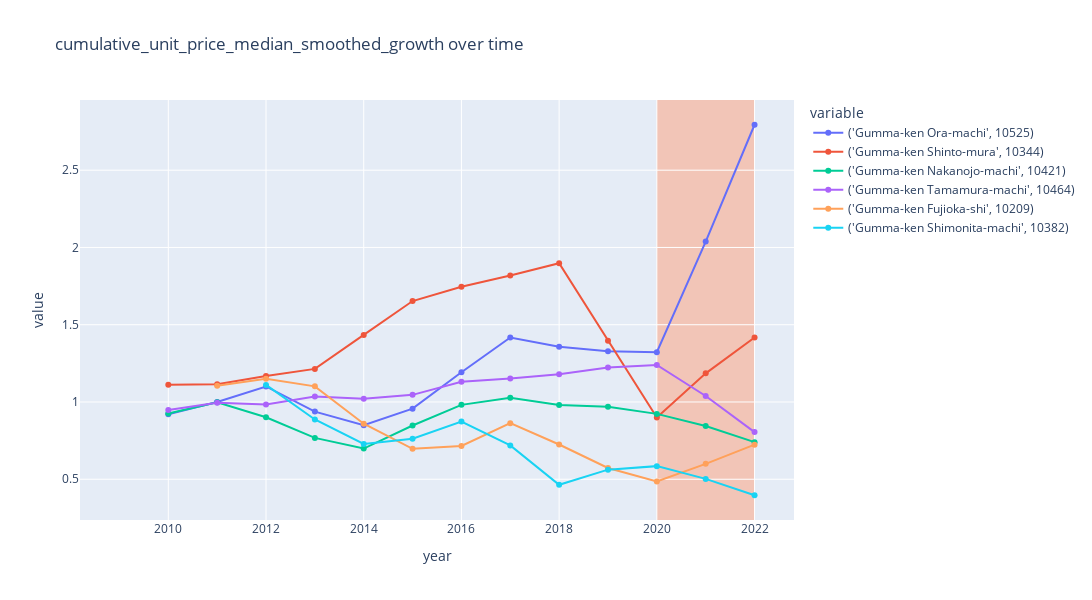
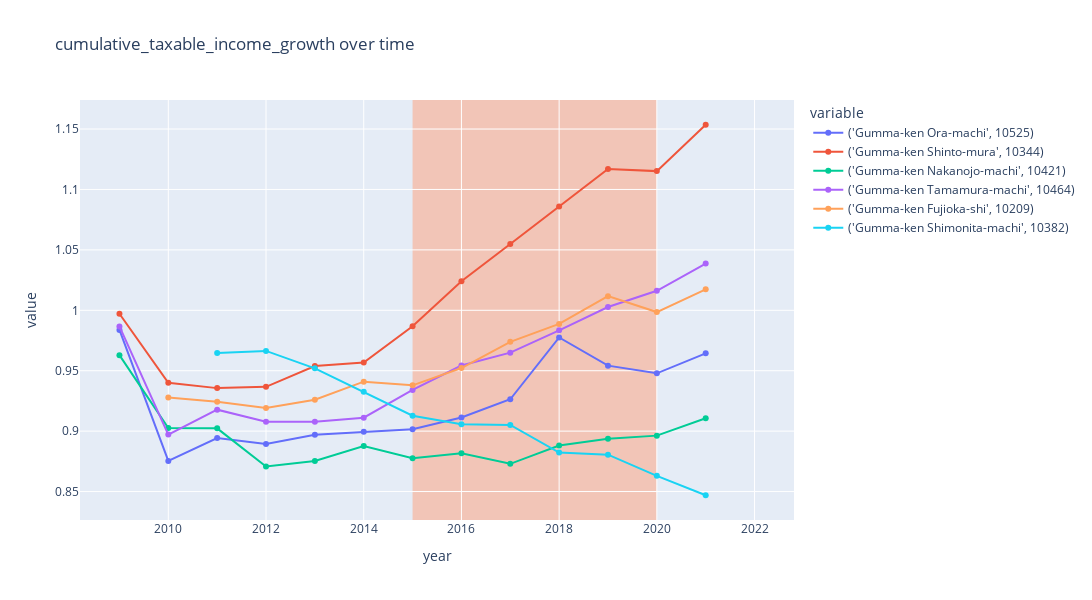
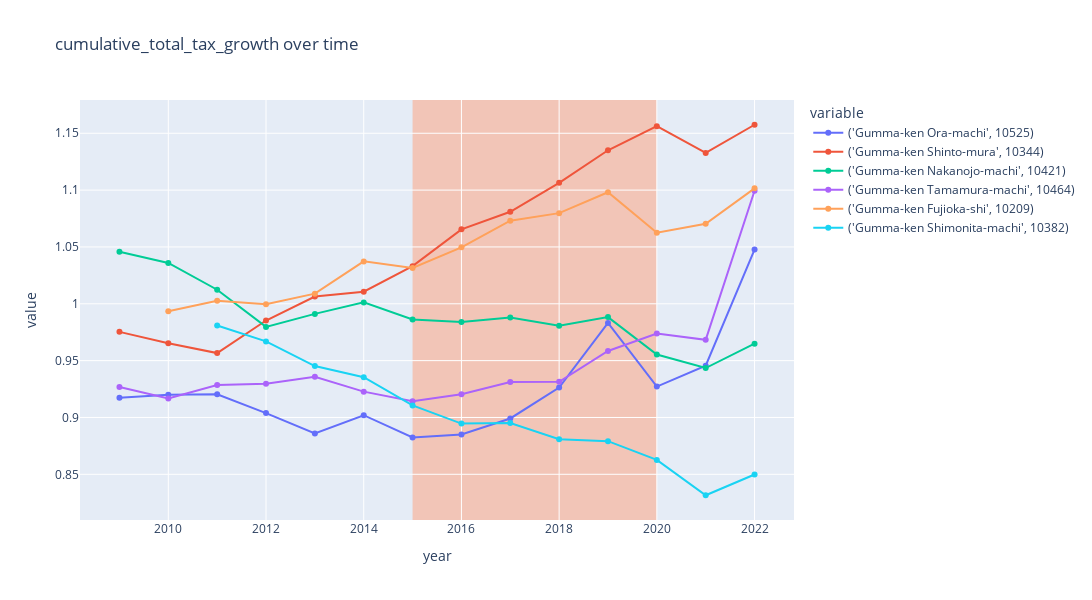
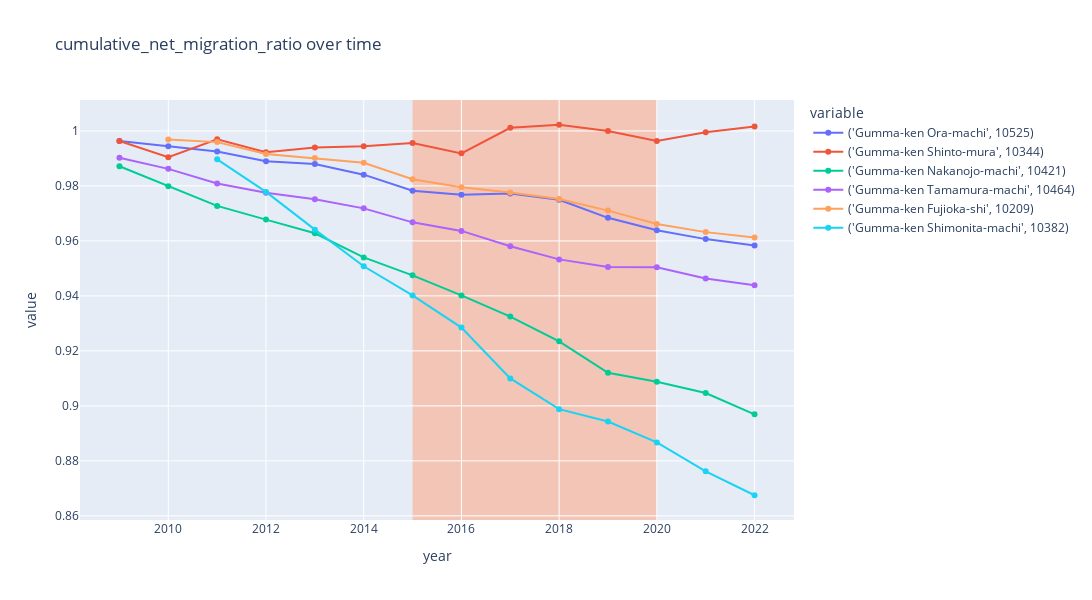

Here is the notebook cell these charts were saved with, in order:
### Code cell
area_codes = [10525, 10344, 10209, 10421, 10464, 10382]
area_df = core_df[core_df["area_code"].isin(area_codes)].sort_values(by="year", ascending=True)

area_df[f"cumulative_{metric}_growth"] = get_cumulative_growth_from_base(area_df.copy(), metric)

plot_time_series(
    area_df,
    f"cumulative_{metric}_growth",
    group_by_columns,
    granularity_columns,
    f"cumulative_{metric}_growth over time",
    # visible="legendonly",
    width=1200,
    height=600,
    highlight=True,
    highlight_range=(2020, 2022)
)

growth_factors = [
    "taxable_income_growth",
    "total_tax_growth",
    "net_migration_ratio",
    "new_dwellings_ratio",
]

base_factors = [
    "taxpayer_count", 
]

cumulative_factors = [
    f"cumulative_{factor}" for factor in growth_factors
] + [
    f"cumulative_{factor}_growth" for factor in base_factors
]

area_df[growth_factors] = area_df[growth_factors].replace({0: np.nan})
area_df[base_factors] = area_df[base_factors].replace({0: np.nan})

for factor in growth_factors:
    area_df[f"cumulative_{factor}"] = get_cumulative_growth(
        area_df.copy(), factor
    )

for factor in base_factors:
    area_df[f"cumulative_{factor}_growth"] = get_cumulative_growth_from_base(
        area_df.copy(), factor
    )

for cumulative_factor in cumulative_factors:
    plot_time_series(
        area_df,
        cumulative_factor,
        group_by_columns,
        granularity_columns,
        f"{cumulative_factor} over time",
        # visible="legendonly",
        width=1200,
        height=600,
        highlight=True,
        highlight_range=(2015, 2020)
    )

### Figure 1 — Plotly figure (JSON) as saved in the notebook; plotly's stock layout.template omitted (floating-point values rounded to 4 significant figures)
{"data": [{"hovertemplate": "variable=('Gumma-ken Ora-machi', 10525)<br>year=%{x}<br>value=%{y}<extra></extra>", "legendgroup": "('Gumma-ken Ora-machi', 10525)", "line": {"color": "#636efa", "dash": "solid"}, "marker": {"symbol": "circle"}, "mode": "lines+markers", "name": "('Gumma-ken Ora-machi', 10525)", "orientation": "v", "showlegend": true, "type": "scatter", "x": [2009, 2010, 2011, 2012, 2013, 2014, 2015, 2016, 2017, 2018, 2019, 2020, 2021, 2022], "xaxis": "x", "y": [null, 0.9206, 1.0, 1.1, 0.9378, 0.8499, 0.9571, 1.193, 1.418, 1.357, 1.329, 1.322, 2.038, 2.794], "yaxis": "y"}, {"hovertemplate": "variable=('Gumma-ken Shinto-mura', 10344)<br>year=%{x}<br>value=%{y}<extra></extra>", "legendgroup": "('Gumma-ken Shinto-mura', 10344)", "line": {"color": "#EF553B", "dash": "solid"}, "marker": {"symbol": "circle"}, "mode": "lines+markers", "name": "('Gumma-ken Shinto-mura', 10344)", "orientation": "v", "showlegend": true, "type": "scatter", "x": [2009, 2010, 2011, 2012, 2013, 2014, 2015, 2016, 2017, 2018, 2019, 2020, 2021, 2022], "xaxis": "x", "y": [null, 1.111, 1.114, 1.168, 1.214, 1.434, 1.653, 1.746, 1.819, 1.898, 1.396, 0.8994, 1.185, 1.418], "yaxis": "y"}, {"hovertemplate": "variable=('Gumma-ken Nakanojo-machi', 10421)<br>year=%{x}<br>value=%{y}<extra></extra>", "legendgroup": "('Gumma-ken Nakanojo-machi', 10421)", "line": {"color": "#00cc96", "dash": "solid"}, "marker": {"symbol": "circle"}, "mode": "lines+markers", "name": "('Gumma-ken Nakanojo-machi', 10421)", "orientation": "v", "showlegend": true, "type": "scatter", "x": [2009, 2010, 2011, 2012, 2013, 2014, 2015, 2016, 2017, 2018, 2019, 2020, 2021, 2022], "xaxis": "x", "y": [null, 0.9261, 0.998, 0.9015, 0.7676, 0.6988, 0.8478, 0.9814, 1.028, 0.9807, 0.9699, 0.9231, 0.8442, 0.7401], "yaxis": "y"}, {"hovertemplate": "variable=('Gumma-ken Tamamura-machi', 10464)<br>year=%{x}<br>value=%{y}<extra></extra>", "legendgroup": "('Gumma-ken Tamamura-machi', 10464)", "line": {"color": "#ab63fa", "dash": "solid"}, "marker": {"symbol": "circle"}, "mode": "lines+markers", "name": "('Gumma-ken Tamamura-machi', 10464)", "orientation": "v", "showlegend": true, "type": "scatter", "x": [2009, 2010, 2011, 2012, 2013, 2014, 2015, 2016, 2017, 2018, 2019, 2020, 2021, 2022], "xaxis": "x", "y": [null, 0.9487, 0.9946, 0.984, 1.035, 1.022, 1.046, 1.131, 1.152, 1.18, 1.224, 1.239, 1.039, 0.8052], "yaxis": "y"}, {"hovertemplate": "variable=('Gumma-ken Fujioka-shi', 10209)<br>year=%{x}<br>value=%{y}<extra></extra>", "legendgroup": "('Gumma-ken Fujioka-shi', 10209)", "line": {"color": "#FFA15A", "dash": "solid"}, "marker": {"symbol": "circle"}, "mode": "lines+markers", "name": "('Gumma-ken Fujioka-shi', 10209)", "orientation": "v", "showlegend": true, "type": "scatter", "x": [2009, 2010, 2011, 2012, 2013, 2014, 2015, 2016, 2017, 2018, 2019, 2020, 2021, 2022], "xaxis": "x", "y": [null, null, 1.106, 1.151, 1.101, 0.8597, 0.6971, 0.7151, 0.863, 0.7248, 0.5729, 0.4856, 0.5996, 0.7239], "yaxis": "y"}, {"hovertemplate": "variable=('Gumma-ken Shimonita-machi', 10382)<br>year=%{x}<br>value=%{y}<extra></extra>", "legendgroup": "('Gumma-ken Shimonita-machi', 10382)", "line": {"color": "#19d3f3", "dash": "solid"}, "marker": {"symbol": "circle"}, "mode": "lines+markers", "name": "('Gumma-ken Shimonita-machi', 10382)", "orientation": "v", "showlegend": true, "type": "scatter", "x": [2009, 2010, 2011, 2012, 2013, 2014, 2015, 2016, 2017, 2018, 2019, 2020, 2021, 2022], "xaxis": "x", "y": [null, null, null, 1.111, 0.8868, 0.7281, 0.7621, 0.873, 0.7187, 0.4641, 0.5621, 0.5849, 0.5024, 0.3965], "yaxis": "y"}], "layout": {"autosize": false, "height": 600, "hovermode": "closest", "legend": {"title": {"text": "variable"}, "tracegroupgap": 0}, "shapes": [{"fillcolor": "LightSalmon", "layer": "below", "line": {"width": 0}, "opacity": 0.5, "type": "rect", "x0": 2020, "x1": 2022, "xref": "x", "y0": 0, "y1": 1, "yref": "y domain"}], "showlegend": true, "title": {"text": "cumulative_unit_price_median_smoothed_growth over time"}, "width": 1200, "xaxis": {"anchor": "y", "domain": [0, 1], "title": {"text": "year"}}, "yaxis": {"anchor": "x", "domain": [0, 1], "title": {"text": "value"}}}}

### Figure 2 — Plotly figure (JSON) as saved in the notebook; plotly's stock layout.template omitted (floating-point values rounded to 4 significant figures)
{"data": [{"hovertemplate": "variable=('Gumma-ken Ora-machi', 10525)<br>year=%{x}<br>value=%{y}<extra></extra>", "legendgroup": "('Gumma-ken Ora-machi', 10525)", "line": {"color": "#636efa", "dash": "solid"}, "marker": {"symbol": "circle"}, "mode": "lines+markers", "name": "('Gumma-ken Ora-machi', 10525)", "orientation": "v", "showlegend": true, "type": "scatter", "x": [2009, 2010, 2011, 2012, 2013, 2014, 2015, 2016, 2017, 2018, 2019, 2020, 2021, 2022], "xaxis": "x", "y": [0.9838, 0.8753, 0.8943, 0.8894, 0.8969, 0.8995, 0.9017, 0.9113, 0.9264, 0.9775, 0.9542, 0.9479, 0.9644, null], "yaxis": "y"}, {"hovertemplate": "variable=('Gumma-ken Shinto-mura', 10344)<br>year=%{x}<br>value=%{y}<extra></extra>", "legendgroup": "('Gumma-ken Shinto-mura', 10344)", "line": {"color": "#EF553B", "dash": "solid"}, "marker": {"symbol": "circle"}, "mode": "lines+markers", "name": "('Gumma-ken Shinto-mura', 10344)", "orientation": "v", "showlegend": true, "type": "scatter", "x": [2009, 2010, 2011, 2012, 2013, 2014, 2015, 2016, 2017, 2018, 2019, 2020, 2021, 2022], "xaxis": "x", "y": [0.9971, 0.9401, 0.9356, 0.9367, 0.9539, 0.9568, 0.9868, 1.024, 1.055, 1.086, 1.117, 1.115, 1.154, null], "yaxis": "y"}, {"hovertemplate": "variable=('Gumma-ken Nakanojo-machi', 10421)<br>year=%{x}<br>value=%{y}<extra></extra>", "legendgroup": "('Gumma-ken Nakanojo-machi', 10421)", "line": {"color": "#00cc96", "dash": "solid"}, "marker": {"symbol": "circle"}, "mode": "lines+markers", "name": "('Gumma-ken Nakanojo-machi', 10421)", "orientation": "v", "showlegend": true, "type": "scatter", "x": [2009, 2010, 2011, 2012, 2013, 2014, 2015, 2016, 2017, 2018, 2019, 2020, 2021, 2022], "xaxis": "x", "y": [0.9629, 0.9026, 0.9023, 0.8708, 0.8753, 0.8877, 0.8777, 0.8816, 0.873, 0.888, 0.8936, 0.8963, 0.9106, null], "yaxis": "y"}, {"hovertemplate": "variable=('Gumma-ken Tamamura-machi', 10464)<br>year=%{x}<br>value=%{y}<extra></extra>", "legendgroup": "('Gumma-ken Tamamura-machi', 10464)", "line": {"color": "#ab63fa", "dash": "solid"}, "marker": {"symbol": "circle"}, "mode": "lines+markers", "name": "('Gumma-ken Tamamura-machi', 10464)", "orientation": "v", "showlegend": true, "type": "scatter", "x": [2009, 2010, 2011, 2012, 2013, 2014, 2015, 2016, 2017, 2018, 2019, 2020, 2021, 2022], "xaxis": "x", "y": [0.9866, 0.8972, 0.9178, 0.9078, 0.9078, 0.9112, 0.9341, 0.9543, 0.9649, 0.9834, 1.003, 1.016, 1.039, null], "yaxis": "y"}, {"hovertemplate": "variable=('Gumma-ken Fujioka-shi', 10209)<br>year=%{x}<br>value=%{y}<extra></extra>", "legendgroup": "('Gumma-ken Fujioka-shi', 10209)", "line": {"color": "#FFA15A", "dash": "solid"}, "marker": {"symbol": "circle"}, "mode": "lines+markers", "name": "('Gumma-ken Fujioka-shi', 10209)", "orientation": "v", "showlegend": true, "type": "scatter", "x": [2009, 2010, 2011, 2012, 2013, 2014, 2015, 2016, 2017, 2018, 2019, 2020, 2021, 2022], "xaxis": "x", "y": [null, 0.9279, 0.9243, 0.9192, 0.926, 0.9409, 0.9379, 0.9522, 0.9739, 0.9887, 1.012, 0.9985, 1.017, null], "yaxis": "y"}, {"hovertemplate": "variable=('Gumma-ken Shimonita-machi', 10382)<br>year=%{x}<br>value=%{y}<extra></extra>", "legendgroup": "('Gumma-ken Shimonita-machi', 10382)", "line": {"color": "#19d3f3", "dash": "solid"}, "marker": {"symbol": "circle"}, "mode": "lines+markers", "name": "('Gumma-ken Shimonita-machi', 10382)", "orientation": "v", "showlegend": true, "type": "scatter", "x": [2009, 2010, 2011, 2012, 2013, 2014, 2015, 2016, 2017, 2018, 2019, 2020, 2021, 2022], "xaxis": "x", "y": [null, null, 0.9648, 0.9664, 0.952, 0.9325, 0.9128, 0.9057, 0.9051, 0.8823, 0.8806, 0.863, 0.8469, null], "yaxis": "y"}], "layout": {"autosize": false, "height": 600, "hovermode": "closest", "legend": {"title": {"text": "variable"}, "tracegroupgap": 0}, "shapes": [{"fillcolor": "LightSalmon", "layer": "below", "line": {"width": 0}, "opacity": 0.5, "type": "rect", "x0": 2015, "x1": 2020, "xref": "x", "y0": 0, "y1": 1, "yref": "y domain"}], "showlegend": true, "title": {"text": "cumulative_taxable_income_growth over time"}, "width": 1200, "xaxis": {"anchor": "y", "domain": [0, 1], "title": {"text": "year"}}, "yaxis": {"anchor": "x", "domain": [0, 1], "title": {"text": "value"}}}}

### Figure 3 — Plotly figure (JSON) as saved in the notebook; plotly's stock layout.template omitted (floating-point values rounded to 4 significant figures)
{"data": [{"hovertemplate": "variable=('Gumma-ken Ora-machi', 10525)<br>year=%{x}<br>value=%{y}<extra></extra>", "legendgroup": "('Gumma-ken Ora-machi', 10525)", "line": {"color": "#636efa", "dash": "solid"}, "marker": {"symbol": "circle"}, "mode": "lines+markers", "name": "('Gumma-ken Ora-machi', 10525)", "orientation": "v", "showlegend": true, "type": "scatter", "x": [2009, 2010, 2011, 2012, 2013, 2014, 2015, 2016, 2017, 2018, 2019, 2020, 2021, 2022], "xaxis": "x", "y": [0.9173, 0.92, 0.9204, 0.9038, 0.8859, 0.902, 0.8825, 0.885, 0.8991, 0.9263, 0.9831, 0.9272, 0.9455, 1.048], "yaxis": "y"}, {"hovertemplate": "variable=('Gumma-ken Shinto-mura', 10344)<br>year=%{x}<br>value=%{y}<extra></extra>", "legendgroup": "('Gumma-ken Shinto-mura', 10344)", "line": {"color": "#EF553B", "dash": "solid"}, "marker": {"symbol": "circle"}, "mode": "lines+markers", "name": "('Gumma-ken Shinto-mura', 10344)", "orientation": "v", "showlegend": true, "type": "scatter", "x": [2009, 2010, 2011, 2012, 2013, 2014, 2015, 2016, 2017, 2018, 2019, 2020, 2021, 2022], "xaxis": "x", "y": [0.9753, 0.9653, 0.9566, 0.9853, 1.006, 1.011, 1.033, 1.065, 1.081, 1.106, 1.135, 1.156, 1.133, 1.158], "yaxis": "y"}, {"hovertemplate": "variable=('Gumma-ken Nakanojo-machi', 10421)<br>year=%{x}<br>value=%{y}<extra></extra>", "legendgroup": "('Gumma-ken Nakanojo-machi', 10421)", "line": {"color": "#00cc96", "dash": "solid"}, "marker": {"symbol": "circle"}, "mode": "lines+markers", "name": "('Gumma-ken Nakanojo-machi', 10421)", "orientation": "v", "showlegend": true, "type": "scatter", "x": [2009, 2010, 2011, 2012, 2013, 2014, 2015, 2016, 2017, 2018, 2019, 2020, 2021, 2022], "xaxis": "x", "y": [1.046, 1.036, 1.012, 0.9797, 0.9911, 1.001, 0.9862, 0.984, 0.9879, 0.9807, 0.9883, 0.9554, 0.9435, 0.9649], "yaxis": "y"}, {"hovertemplate": "variable=('Gumma-ken Tamamura-machi', 10464)<br>year=%{x}<br>value=%{y}<extra></extra>", "legendgroup": "('Gumma-ken Tamamura-machi', 10464)", "line": {"color": "#ab63fa", "dash": "solid"}, "marker": {"symbol": "circle"}, "mode": "lines+markers", "name": "('Gumma-ken Tamamura-machi', 10464)", "orientation": "v", "showlegend": true, "type": "scatter", "x": [2009, 2010, 2011, 2012, 2013, 2014, 2015, 2016, 2017, 2018, 2019, 2020, 2021, 2022], "xaxis": "x", "y": [0.9268, 0.9168, 0.9285, 0.9296, 0.9359, 0.9227, 0.9143, 0.9204, 0.9312, 0.9314, 0.9585, 0.9739, 0.9683, 1.099], "yaxis": "y"}, {"hovertemplate": "variable=('Gumma-ken Fujioka-shi', 10209)<br>year=%{x}<br>value=%{y}<extra></extra>", "legendgroup": "('Gumma-ken Fujioka-shi', 10209)", "line": {"color": "#FFA15A", "dash": "solid"}, "marker": {"symbol": "circle"}, "mode": "lines+markers", "name": "('Gumma-ken Fujioka-shi', 10209)", "orientation": "v", "showlegend": true, "type": "scatter", "x": [2009, 2010, 2011, 2012, 2013, 2014, 2015, 2016, 2017, 2018, 2019, 2020, 2021, 2022], "xaxis": "x", "y": [null, 0.9934, 1.003, 0.9997, 1.009, 1.037, 1.032, 1.05, 1.073, 1.08, 1.098, 1.063, 1.07, 1.102], "yaxis": "y"}, {"hovertemplate": "variable=('Gumma-ken Shimonita-machi', 10382)<br>year=%{x}<br>value=%{y}<extra></extra>", "legendgroup": "('Gumma-ken Shimonita-machi', 10382)", "line": {"color": "#19d3f3", "dash": "solid"}, "marker": {"symbol": "circle"}, "mode": "lines+markers", "name": "('Gumma-ken Shimonita-machi', 10382)", "orientation": "v", "showlegend": true, "type": "scatter", "x": [2009, 2010, 2011, 2012, 2013, 2014, 2015, 2016, 2017, 2018, 2019, 2020, 2021, 2022], "xaxis": "x", "y": [null, null, 0.9809, 0.9669, 0.9452, 0.9354, 0.9106, 0.8946, 0.8951, 0.8809, 0.8792, 0.8626, 0.8316, 0.8499], "yaxis": "y"}], "layout": {"autosize": false, "height": 600, "hovermode": "closest", "legend": {"title": {"text": "variable"}, "tracegroupgap": 0}, "shapes": [{"fillcolor": "LightSalmon", "layer": "below", "line": {"width": 0}, "opacity": 0.5, "type": "rect", "x0": 2015, "x1": 2020, "xref": "x", "y0": 0, "y1": 1, "yref": "y domain"}], "showlegend": true, "title": {"text": "cumulative_total_tax_growth over time"}, "width": 1200, "xaxis": {"anchor": "y", "domain": [0, 1], "title": {"text": "year"}}, "yaxis": {"anchor": "x", "domain": [0, 1], "title": {"text": "value"}}}}

### Figure 4 — Plotly figure (JSON) as saved in the notebook; plotly's stock layout.template omitted (floating-point values rounded to 4 significant figures)
{"data": [{"hovertemplate": "variable=('Gumma-ken Ora-machi', 10525)<br>year=%{x}<br>value=%{y}<extra></extra>", "legendgroup": "('Gumma-ken Ora-machi', 10525)", "line": {"color": "#636efa", "dash": "solid"}, "marker": {"symbol": "circle"}, "mode": "lines+markers", "name": "('Gumma-ken Ora-machi', 10525)", "orientation": "v", "showlegend": true, "type": "scatter", "x": [2009, 2010, 2011, 2012, 2013, 2014, 2015, 2016, 2017, 2018, 2019, 2020, 2021, 2022], "xaxis": "x", "y": [0.9963, 0.9945, 0.9925, 0.989, 0.988, 0.9841, 0.9782, 0.9768, 0.9772, 0.975, 0.9684, 0.9639, 0.9607, 0.9583], "yaxis": "y"}, {"hovertemplate": "variable=('Gumma-ken Shinto-mura', 10344)<br>year=%{x}<br>value=%{y}<extra></extra>", "legendgroup": "('Gumma-ken Shinto-mura', 10344)", "line": {"color": "#EF553B", "dash": "solid"}, "marker": {"symbol": "circle"}, "mode": "lines+markers", "name": "('Gumma-ken Shinto-mura', 10344)", "orientation": "v", "showlegend": true, "type": "scatter", "x": [2009, 2010, 2011, 2012, 2013, 2014, 2015, 2016, 2017, 2018, 2019, 2020, 2021, 2022], "xaxis": "x", "y": [0.9963, 0.9904, 0.997, 0.9923, 0.994, 0.9944, 0.9956, 0.9918, 1.001, 1.002, 1.0, 0.9963, 0.9996, 1.002], "yaxis": "y"}, {"hovertemplate": "variable=('Gumma-ken Nakanojo-machi', 10421)<br>year=%{x}<br>value=%{y}<extra></extra>", "legendgroup": "('Gumma-ken Nakanojo-machi', 10421)", "line": {"color": "#00cc96", "dash": "solid"}, "marker": {"symbol": "circle"}, "mode": "lines+markers", "name": "('Gumma-ken Nakanojo-machi', 10421)", "orientation": "v", "showlegend": true, "type": "scatter", "x": [2009, 2010, 2011, 2012, 2013, 2014, 2015, 2016, 2017, 2018, 2019, 2020, 2021, 2022], "xaxis": "x", "y": [0.9871, 0.9798, 0.9727, 0.9678, 0.9628, 0.954, 0.9475, 0.9402, 0.9325, 0.9235, 0.912, 0.9088, 0.9047, 0.8969], "yaxis": "y"}, {"hovertemplate": "variable=('Gumma-ken Tamamura-machi', 10464)<br>year=%{x}<br>value=%{y}<extra></extra>", "legendgroup": "('Gumma-ken Tamamura-machi', 10464)", "line": {"color": "#ab63fa", "dash": "solid"}, "marker": {"symbol": "circle"}, "mode": "lines+markers", "name": "('Gumma-ken Tamamura-machi', 10464)", "orientation": "v", "showlegend": true, "type": "scatter", "x": [2009, 2010, 2011, 2012, 2013, 2014, 2015, 2016, 2017, 2018, 2019, 2020, 2021, 2022], "xaxis": "x", "y": [0.9903, 0.9862, 0.9809, 0.9775, 0.9752, 0.9718, 0.9668, 0.9636, 0.9581, 0.9533, 0.9505, 0.9504, 0.9463, 0.9439], "yaxis": "y"}, {"hovertemplate": "variable=('Gumma-ken Fujioka-shi', 10209)<br>year=%{x}<br>value=%{y}<extra></extra>", "legendgroup": "('Gumma-ken Fujioka-shi', 10209)", "line": {"color": "#FFA15A", "dash": "solid"}, "marker": {"symbol": "circle"}, "mode": "lines+markers", "name": "('Gumma-ken Fujioka-shi', 10209)", "orientation": "v", "showlegend": true, "type": "scatter", "x": [2009, 2010, 2011, 2012, 2013, 2014, 2015, 2016, 2017, 2018, 2019, 2020, 2021, 2022], "xaxis": "x", "y": [null, 0.9969, 0.9959, 0.9916, 0.9901, 0.9884, 0.9824, 0.9795, 0.9776, 0.9752, 0.971, 0.9662, 0.9632, 0.9612], "yaxis": "y"}, {"hovertemplate": "variable=('Gumma-ken Shimonita-machi', 10382)<br>year=%{x}<br>value=%{y}<extra></extra>", "legendgroup": "('Gumma-ken Shimonita-machi', 10382)", "line": {"color": "#19d3f3", "dash": "solid"}, "marker": {"symbol": "circle"}, "mode": "lines+markers", "name": "('Gumma-ken Shimonita-machi', 10382)", "orientation": "v", "showlegend": true, "type": "scatter", "x": [2009, 2010, 2011, 2012, 2013, 2014, 2015, 2016, 2017, 2018, 2019, 2020, 2021, 2022], "xaxis": "x", "y": [null, null, 0.9897, 0.9778, 0.9641, 0.9508, 0.9402, 0.9285, 0.91, 0.8988, 0.8943, 0.8867, 0.8762, 0.8675], "yaxis": "y"}], "layout": {"autosize": false, "height": 600, "hovermode": "closest", "legend": {"title": {"text": "variable"}, "tracegroupgap": 0}, "shapes": [{"fillcolor": "LightSalmon", "layer": "below", "line": {"width": 0}, "opacity": 0.5, "type": "rect", "x0": 2015, "x1": 2020, "xref": "x", "y0": 0, "y1": 1, "yref": "y domain"}], "showlegend": true, "title": {"text": "cumulative_net_migration_ratio over time"}, "width": 1200, "xaxis": {"anchor": "y", "domain": [0, 1], "title": {"text": "year"}}, "yaxis": {"anchor": "x", "domain": [0, 1], "title": {"text": "value"}}}}
